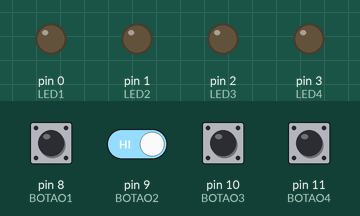
Simulated run of this sketch. Board: Arduino Uno, built with avr-gcc and run on an emulated ATmega328P. On the bench: output pins drawn as LEDs (lit = HIGH). Dashed ring = blinking. The inputs (shaded band) are chosen by the test bench; at power-on: pin 8 (BOTAO1), pin 9 (BOTAO2), pin 10 (BOTAO3), pin 11 (BOTAO4) HIGH.

Above: at 1.2 s.
1.3 s: pin 8 (BOTAO1) pulled LOW for 0.15 s
At 1.45 s:
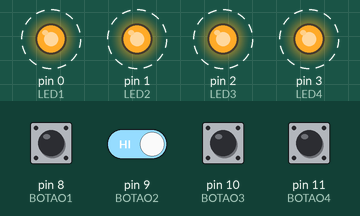
4.4 s: pin 8 (BOTAO1) driven LOW and pin 9 (BOTAO2) driven LOW
At 6.2 s:
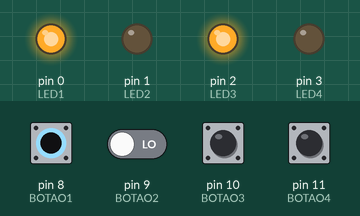
7.4 s: pin 8 (BOTAO1) driven HIGH
10.4 s: pin 8 (BOTAO1) driven LOW
13.4 s: pin 10 (BOTAO3) pulled LOW for 1 s
At 13.6 s:
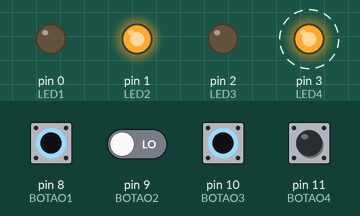
Timing chart, 0 to 17.8 s (numbered marks = the images above; inputs shaded):
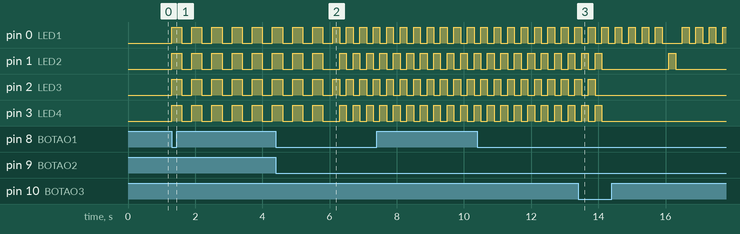

Measured:
- after the input at 1.3 s, pin 0 (LED1), pin 1 (LED2), pin 2 (LED3), pin 3 (LED4): alternates HIGH for 0.30 s and LOW for 0.30 s, starting at once
- after the input at 13.4 s, pin 2 (LED3): goes on until 13.9 s, then stays LOW

The sketch:

aula9.ino
```cpp
#define BOTAO1 8
#define BOTAO2 9
#define BOTAO3 10
#define BOTAO4 11
#define LED1 0
#define LED2 1
#define LED3 2
#define LED4 3


void setup() {

pinMode (BOTAO1, INPUT_PULLUP);
pinMode (BOTAO2, INPUT_PULLUP);
pinMode (BOTAO3, INPUT_PULLUP);
pinMode (BOTAO4, INPUT_PULLUP);
pinMode (LED1, OUTPUT);
pinMode (LED2, OUTPUT);
pinMode (LED3, OUTPUT);
pinMode (LED4, OUTPUT);


}

void loop() {

int X;
int Y;

if(!digitalRead(BOTAO1))
{
  for(X=0;X<8;X++)

 {
  digitalWrite(LED1,1);
  digitalWrite(LED2,1);
  digitalWrite(LED3,1);
  digitalWrite(LED4,1);
  delay(300);
  digitalWrite(LED1,0);
  digitalWrite(LED2,0);
  digitalWrite(LED3,0);
  digitalWrite(LED4,0);
  delay(300);
 }


}

if(!digitalRead(BOTAO2))

{
  for(X=0;X<10;X++)

{
  digitalWrite(LED1,1);
  digitalWrite(LED3,1);
  delay(200);
  digitalWrite(LED1,0);
  digitalWrite(LED3,0);
  digitalWrite(LED2,1);
  digitalWrite(LED4,1);
  delay(200);
  digitalWrite(LED2,0);
  digitalWrite(LED4,0);

}
}

if(!digitalRead(BOTAO3))

{
  for(Y=0;Y<3;Y++)
  {
    for(X=0;X<5;X++)
    {
    digitalWrite(LED1,1);
    delay(200);
    digitalWrite(LED1,0);
    delay(200);
    }
  digitalWrite(LED2,1);
  delay(200);
 digitalWrite(LED2,0);
 delay(200);

  }

}


if(!digitalRead(BOTAO4))
{

while(!digitalRead(BOTAO4))

{
  digitalWrite(LED4,1);
  delay(200);
  digitalWrite(LED4,0);
  delay(200);
}


}

}
```
